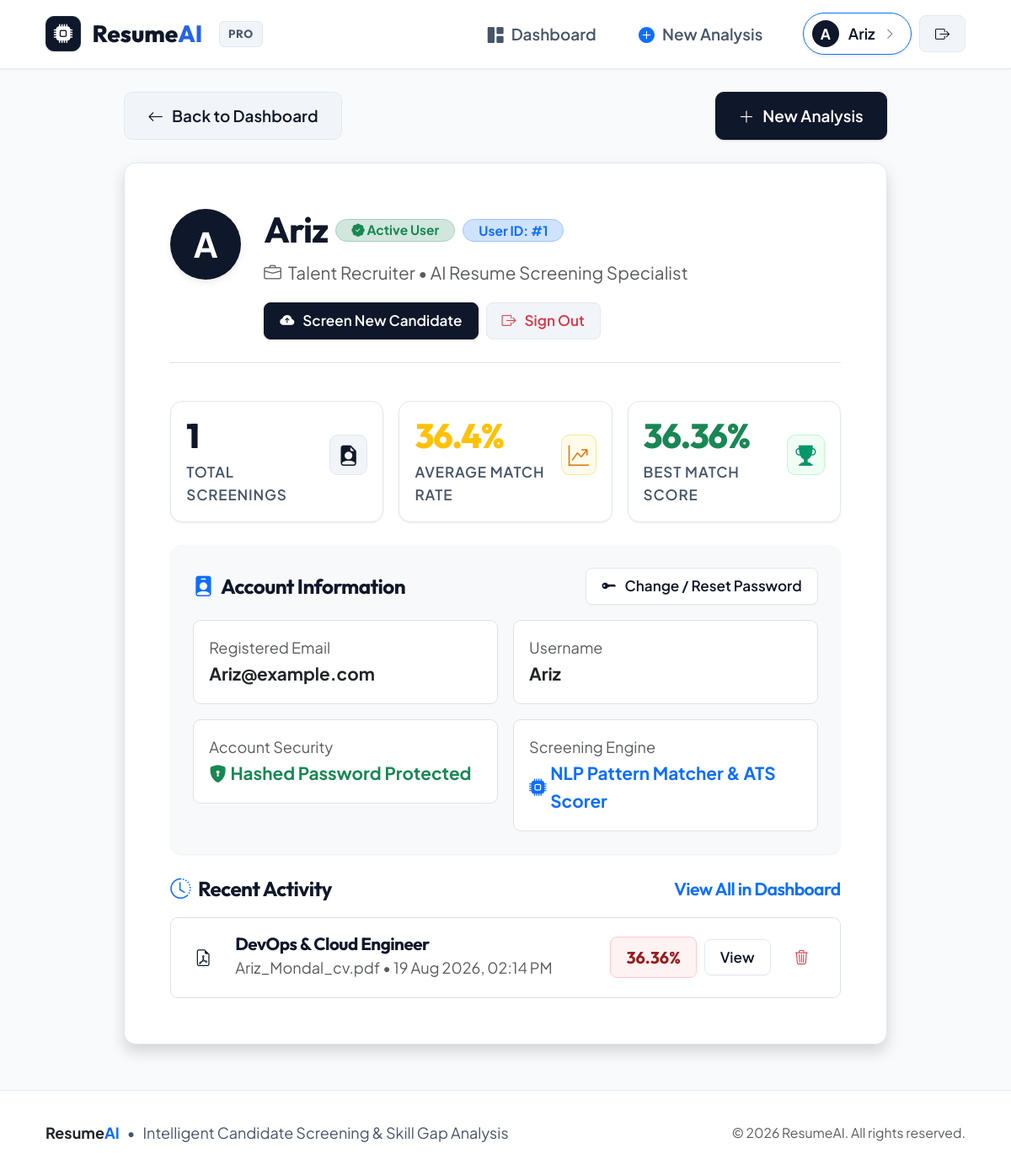
The app's page /profile (signed in) with its own data.
### models.py (models this page shows)
class User(UserMixin, db.Model):
    __tablename__ = "user"
    id = db.Column(db.Integer, primary_key=True)
    username = db.Column(db.String(150), nullable=True)
    email = db.Column(db.String(150), unique=True, nullable=False)
    password = db.Column(db.String(300), nullable=False)  # Hashed password string
    analyses = db.relationship("Analysis", backref="user", lazy=True)

class Analysis(db.Model):
    __tablename__ = "analysis"
    id = db.Column(db.Integer, primary_key=True)
    user_id = db.Column(db.Integer, db.ForeignKey("user.id"), nullable=False)
    resume_filename = db.Column(db.String(300))
    job_title = db.Column(db.String(200))
    matched_skills = db.Column(db.Text)   # Comma-separated string: "python,sql,flask"
    missing_skills = db.Column(db.Text)   # Comma-separated string: "docker,aws"
    match_percentage = db.Column(db.Float)
    created_at = db.Column(db.DateTime, default=datetime.utcnow)

### app.py (the view)
@app.route("/profile")
@login_required
def profile():
    analyses = Analysis.query.filter_by(user_id=current_user.id)\
        .order_by(Analysis.created_at.desc()).all()
    total_count = len(analyses)
    avg_score = 0
    best_score = 0
    if total_count > 0:
        scores = [a.match_percentage for a in analyses if a.match_percentage is not None]
        if scores:
            avg_score = round(sum(scores) / len(scores), 1)
            best_score = max(scores)
    return render_template(
        "profile.html",
        analyses=analyses,
        total_count=total_count,
        avg_score=avg_score,
        best_score=best_score
    )

### app.py (called while the page is built)
@login_manager.user_loader
def load_user(user_id):
    try:
        return db.session.get(User, int(user_id))
    except Exception:
        return None

### templates/profile.html (shortened to what this page needs)
{% extends "base.html" %}
{% block content %}
<div class="row justify-content-center">
    <div class="col-12 col-xl-10">
        <div class="d-flex justify-content-between align-items-center mb-4">
            <a href="{{ url_for('dashboard') }}" class="btn btn-secondary-subtle">
                <i class="bi bi-arrow-left"></i>
                <span>Back to Dashboard</span>
            </a>
            <a href="{{ url_for('upload_resume') }}" class="btn btn-primary">
                <i class="bi bi-plus-lg"></i>
                <span>New Analysis</span>
            </a>
        </div>
        <div class="card shadow p-4 p-md-5 mb-4">
            <div class="d-flex flex-column flex-md-row align-items-center align-items-md-start gap-4 pb-4 border-bottom">
                <div class="user-avatar" style="width: 84px; height: 84px; font-size: 2.25rem; box-shadow: var(--shadow-md);">
                    {{ (current_user.username or current_user.email or 'U')[0]|upper }}
                </div>
                <div class="text-center text-md-start flex-grow-1">
                    <div class="d-flex flex-wrap align-items-center justify-content-center justify-content-md-start gap-2 mb-2">
                        <h2 class="fw-bold mb-0">{{ current_user.username or current_user.email }}</h2>
                        <span class="badge bg-success-subtle text-success border border-success-subtle rounded-pill px-3 py-1 small">
                            <i class="bi bi-patch-check-fill"></i> Active User
                        </span>
                        <span class="badge bg-primary-subtle text-primary border border-primary-subtle rounded-pill px-3 py-1 small">
                            User ID: #{{ current_user.id }}
                        </span>
                    </div>
                    <p class="text-muted mb-3">
                        <i class="bi bi-briefcase me-1"></i> Talent Recruiter &bull; AI Resume Screening Specialist
                    </p>
                    <div class="d-flex flex-wrap justify-content-center justify-content-md-start gap-2">
                        <a href="{{ url_for('upload_resume') }}" class="btn btn-sm btn-primary">
                            <i class="bi bi-cloud-arrow-up-fill"></i> Screen New Candidate
                        </a>
                        <a href="{{ url_for('logout') }}" class="btn btn-sm btn-secondary-subtle text-danger">
                            <i class="bi bi-box-arrow-right"></i> Sign Out
                        </a>
                    </div>
                </div>
            </div>
            <div class="row g-3 my-4">
                <div class="col-12 col-md-4">
                    <div class="stat-card p-3">
                        <div class="d-flex align-items-center justify-content-between">
                            <div>
                                <div class="stat-value" style="font-size: 2.25rem;">{{ total_count }}</div>
                                <div class="stat-label">Total Screenings</div>
                            </div>
                            <div class="stat-icon primary" style="width: 48px; height: 48px; font-size: 1.35rem;">
                                <i class="bi bi-file-earmark-person-fill"></i>
                            </div>
                        </div>
                    </div>
                </div>
                <div class="col-12 col-md-4">
                    <div class="stat-card p-3">
                        <div class="d-flex align-items-center justify-content-between">
                            <div>
                                <div class="stat-value text-warning" style="font-size: 2.25rem;">{{ avg_score }}%</div>
                                <div class="stat-label">Average Match Rate</div>
                            </div>
                            <div class="stat-icon warning" style="width: 48px; height: 48px; font-size: 1.35rem;">
                                <i class="bi bi-graph-up-arrow"></i>
                            </div>
                        </div>
                    </div>
                </div>
                <div class="col-12 col-md-4">
                    <div class="stat-card p-3">
                        <div class="d-flex align-items-center justify-content-between">
                            <div>
                                <div class="stat-value text-success" style="font-size: 2.25rem;">{{ best_score }}%</div>
                                <div class="stat-label">Best Match Score</div>
                            </div>
                            <div class="stat-icon success" style="width: 48px; height: 48px; font-size: 1.35rem;">
                                <i class="bi bi-trophy-fill"></i>
                            </div>
                        </div>
                    </div>
                </div>
            </div>
            <div class="card bg-light border-0 p-4 mb-4">
                <div class="d-flex justify-content-between align-items-center mb-3">
                    <h5 class="fw-bold mb-0 d-flex align-items-center gap-2">
                        <i class="bi bi-person-badge-fill text-primary"></i>
                        <span>Account Information</span>
                    </h5>
                    <a href="{{ url_for('forgot_password') }}" class="btn btn-sm btn-outline-primary">
                        <i class="bi bi-key-fill"></i> Change / Reset Password
                    </a>
                </div>
                <div class="row g-3">
                    <div class="col-md-6">
                        <div class="bg-white p-3 rounded-3 border">
                            <div class="text-muted small">Registered Email</div>
                            <div class="fw-bold font-mono">{{ current_user.email or 'N/A' }}</div>
                        </div>
                    </div>
                    <div class="col-md-6">
                        <div class="bg-white p-3 rounded-3 border">
                            <div class="text-muted small">Username</div>
                            <div class="fw-bold font-mono">{{ current_user.username or 'N/A' }}</div>
                        </div>
                    </div>
                    <div class="col-md-6">
                        <div class="bg-white p-3 rounded-3 border">
                            <div class="text-muted small">Account Security</div>
                            <div class="fw-bold text-success d-flex align-items-center gap-1">
                                <i class="bi bi-shield-lock-fill"></i> Hashed Password Protected
                            </div>
                        </div>
                    </div>
                    <div class="col-md-6">
                        <div class="bg-white p-3 rounded-3 border">
                            <div class="text-muted small">Screening Engine</div>
                            <div class="fw-bold text-primary d-flex align-items-center gap-1">
                                <i class="bi bi-cpu-fill"></i> NLP Pattern Matcher &amp; ATS Scorer
                            </div>
                        </div>
                    </div>
                </div>
            </div>
            <div>
                <h5 class="fw-bold mb-3 d-flex align-items-center justify-content-between">
                    <span class="d-flex align-items-center gap-2">
                        <i class="bi bi-clock-history text-primary"></i>
                        <span>Recent Activity</span>
                    </span>
                    <a href="{{ url_for('dashboard') }}" class="small fw-semibold text-primary">View All in Dashboard</a>
                </h5>
                {% if analyses %}
                    <div class="list-group list-group-flush border rounded-3 overflow-hidden">
                        {% for a in analyses[:5] %}
                            <div class="list-group-item p-3 d-flex flex-column flex-md-row align-items-md-center justify-content-between gap-3">
                                <div class="d-flex align-items-center gap-3">
                                    <div class="user-avatar" style="background: var(--primary-light); color: var(--primary); width: 40px; height: 40px; font-size: 1.1rem;">
                                        <i class="bi bi-file-earmark-pdf"></i>
                                    </div>
                                    <div>
                                        <h6 class="fw-bold mb-0">{{ a.job_title }}</h6>
                                        <span class="text-muted small font-mono">{{ a.resume_filename }} &bull; {{ a.created_at.strftime('%d %b %Y, %I:%M %p') }}</span>
                                    </div>
                                </div>
                                <div class="d-flex align-items-center gap-2 ms-auto ms-md-0">
                                    <span class="match-badge {% if a.match_percentage >= 70 %}high{% elif a.match_percentage >= 40 %}mid{% else %}low{% endif %}">
                                        {{ a.match_percentage }}%
                                    </span>
                                    <a href="{{ url_for('result', analysis_id=a.id) }}" class="btn btn-sm btn-outline-primary">
                                        View
                                    </a>
                                    <form method="POST" action="{{ url_for('delete_analysis', analysis_id=a.id) }}" onsubmit="return confirm('Are you sure you want to delete this analysis report?');" class="d-inline m-0">
                                        <button type="submit" class="btn btn-sm btn-outline-danger" title="Delete analysis">
                                            <i class="bi bi-trash3"></i>
                                        </button>
                                    </form>
                                </div>
                            </div>
                        {% endfor %}
                    </div>
                {% else %}
                    <div class="text-center py-4 bg-light rounded-3 text-muted small">
                        No screening analyses recorded yet.
                    </div>
                {% endif %}
            </div>
        </div>
    </div>
</div>
{% endblock %}

### templates/base.html (shortened to what this page needs)
<!DOCTYPE html>
<html lang="en">
<head>
    <link rel="stylesheet" href="https://cdn.jsdelivr.net/npm/bootstrap-icons@1.11.3/font/bootstrap-icons.min.css">
    <link rel="stylesheet" href="https://cdn.jsdelivr.net/npm/bootstrap@5.3.3/dist/css/bootstrap.min.css">
    <link rel="stylesheet" href="{{ url_for('static', filename='style.css') }}">
</head>
<body>
<nav class="navbar navbar-expand-lg app-navbar">
    <div class="container-fluid px-3 px-md-5">
        <a class="brand-logo" href="{{ url_for('home') }}">
            <div class="brand-icon-box">
                <i class="bi bi-cpu-fill"></i>
            </div>
            <span>Resume<span class="highlight">AI</span></span>
            <span class="brand-badge d-none d-sm-inline">PRO</span>
        </a>
        <div class="collapse navbar-collapse" id="navbarContent">
            <ul class="navbar-nav ms-auto align-items-lg-center gap-2 my-2 my-lg-0">
                {% if current_user.is_authenticated %}
                    <li class="nav-item">
                        <a href="{{ url_for('dashboard') }}" class="nav-link-custom {% if request.endpoint == 'dashboard' %}active{% endif %}">
                            <i class="bi bi-grid-1x2-fill"></i> Dashboard
                        </a>
                    </li>
                    <li class="nav-item">
                        <a href="{{ url_for('upload_resume') }}" class="nav-link-custom {% if request.endpoint == 'upload_resume' %}active{% endif %}">
                            <i class="bi bi-plus-circle-fill text-primary"></i> New Analysis
                        </a>
                    </li>
                    <li class="nav-item ms-lg-3 mt-2 mt-lg-0 d-flex align-items-center gap-2">
                        <a href="{{ url_for('profile') }}" class="user-pill text-decoration-none {% if request.endpoint == 'profile' %}border-primary shadow-sm{% endif %}" title="View My Profile">
                            <div class="user-avatar">
                                {{ (current_user.username or current_user.email or 'U')[0]|upper }}
                            </div>
                            <span>{{ current_user.username or current_user.email }}</span>
                            <i class="bi bi-chevron-right small text-muted" style="font-size: 0.75rem;"></i>
                        </a>
                        <a href="{{ url_for('logout') }}" class="btn btn-sm btn-secondary-subtle" title="Sign out">
                            <i class="bi bi-box-arrow-right"></i>
                        </a>
                    </li>
                {% endif %}
            </ul>
        </div>
    </div>
</nav>
<main class="container-fluid px-3 px-md-5 my-4 flex-grow-1 fade-in">
    {% block content %}{% endblock %}
</main>
<footer class="app-footer">
    <div class="container-fluid px-3 px-md-5 d-flex flex-column flex-md-row align-items-center justify-content-between gap-3 text-center text-md-start">
        <div class="d-flex align-items-center gap-2">
            <span class="fw-bold text-dark font-heading">Resume<span class="text-primary">AI</span></span>
            <span>&bull;</span>
            <span>Intelligent Candidate Screening &amp; Skill Gap Analysis</span>
        </div>
        <div class="text-muted small">
            &copy; 2026 ResumeAI. All rights reserved.
        </div>
    </div>
</footer>
</body>
</html>

### records on screen
User: username "A", username "Ariz", id "1", email "Ariz@example.com"
Analysis: match_percentage "36.36", job_title "DevOps & Cloud Engineer", resume_filename "Ariz_Mondal_cv.pdf", created_at "19 Aug 2026, 02:14 PM"

### other values on screen
{{ total_count }} "1"
{{ avg_score }} "36.4"
